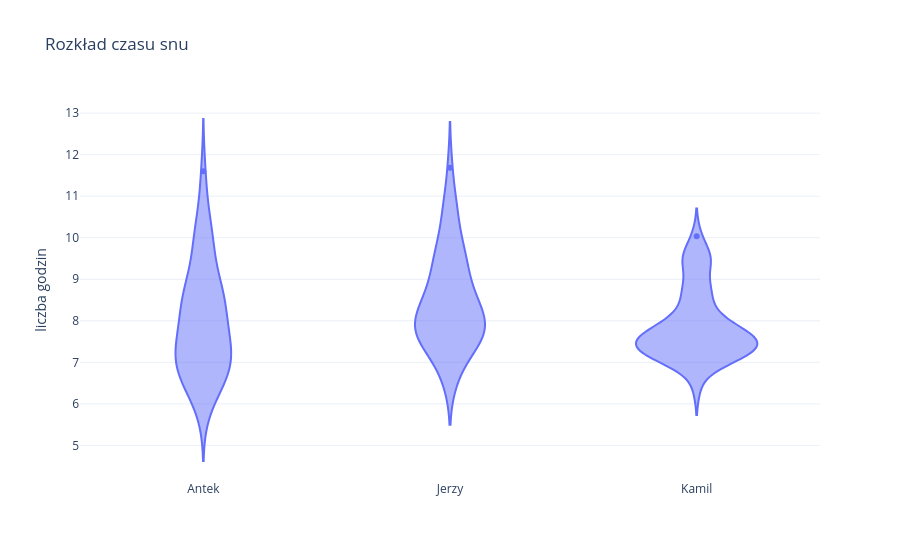

Write notebook code for a chart like this one.
### Code cell
fig = px.violin(sdf2,x='osoba',y='duration',title='Rozkład czasu snu')
fig.update_layout(yaxis_title='liczba godzin',template='plotly_white',
                  xaxis_title="")

### Figure 1 — Plotly figure (JSON) as saved in the notebook; plotly's stock layout.template omitted (floating-point values rounded to 4 significant figures; data arrays with more than 128 entries replaced by an {"elided": "..."} marker saying what was removed)
{"data": [{"alignmentgroup": "True", "box": {"visible": false}, "hovertemplate": "osoba=%{x}<br>duration=%{y}<extra></extra>", "legendgroup": "", "marker": {"color": "#636efa"}, "name": "", "offsetgroup": "", "orientation": "v", "scalegroup": "True", "showlegend": false, "type": "violin", "x": {"elided": "140 str values"}, "x0": " ", "xaxis": "x", "y": {"elided": "140 float values"}, "y0": " ", "yaxis": "y"}], "layout": {"legend": {"tracegroupgap": 0}, "title": {"text": "Rozkład czasu snu"}, "violinmode": "group", "xaxis": {"anchor": "y", "domain": [0, 1], "title": {"text": ""}}, "yaxis": {"anchor": "x", "domain": [0, 1], "title": {"text": "liczba godzin"}}}}
